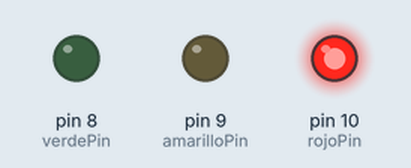
This sketch was run on a simulated Arduino Uno, built with avr-gcc and run on an emulated ATmega328P. Shown: output pins drawn as LEDs (lit = HIGH).

Above: at 1.0 s.
At 3.0 s:
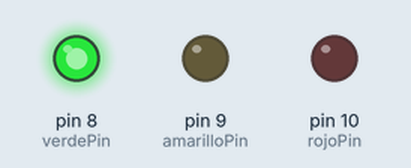
At 5.0 s:
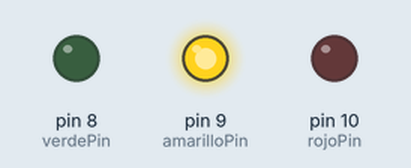
Timing chart, 0 to 7.8 s (numbered marks = the images above):
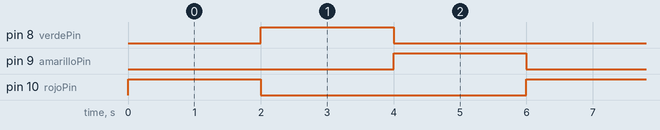

The sketch:

sketch_nov25a.ino
```cpp
const int rojoPin = 10;
const int amarilloPin = 9;
const int verdePin = 8;

void setup() {

  pinMode(rojoPin, OUTPUT);
  pinMode(amarilloPin, OUTPUT);
  pinMode(verdePin, OUTPUT);
}

void loop() {

  digitalWrite(rojoPin, HIGH);
  digitalWrite(amarilloPin, LOW);
  digitalWrite(verdePin, LOW);
  delay(2000);


  digitalWrite(rojoPin, LOW);
  digitalWrite(amarilloPin, LOW);
  digitalWrite(verdePin, HIGH);
  delay(2000);

  digitalWrite(rojoPin, LOW);
  digitalWrite(amarilloPin, HIGH);
  digitalWrite(verdePin, LOW);
  delay(2000);
}
```

Measured:
- by itself, pin 8 (verdePin), pin 9 (amarilloPin), pin 10 (rojoPin): alternates HIGH for 2.0 s and LOW for 4.0 s
- by itself, everything shown: repeats every 6.0 s, in 3 steps
